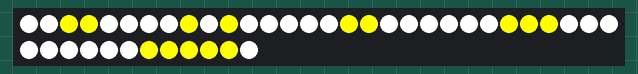
Simulated run of this sketch. Board: Arduino Uno, built with avr-gcc and run on an emulated ATmega328P. On the bench: 42 RGB LEDs in strip order, left to right, continuing on the next row.

Above: at 0.1 s.
At 1.3 s:
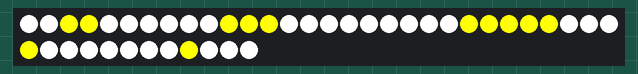
At 3.1 s:
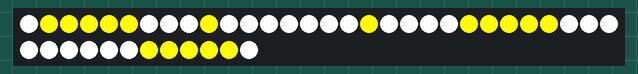
At 6.1 s:
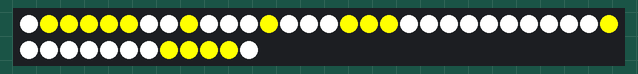
At 9.1 s:
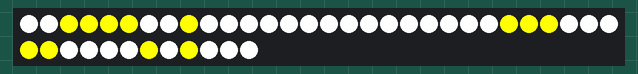
At 12.1 s:
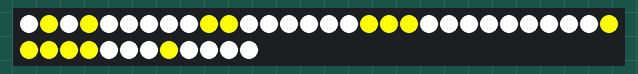

Measured:
- by itself, everything shown: repeats every 11.4 s, in 19 steps
- what the display in image 1 shows lasts 0.6 s, from 1.2 s to 1.8 s

The sketch:

ScrollingNameTest.ino
```cpp
// FastLED-3.2.0 - Version: Latest
#include <FastLED.h>
#include <avr/pgmspace.h>

#define numLED 42
#define PIN 12

CRGB LEDs[numLED];

//Displays the name Andy on a 6 x 7 fiber optic thing

const long name[] PROGMEM =
{0xffffff,0xffffff,0xffffff,0xffff00,0xffff00,0xffff00,0xffffff,0xffffff,0xffffff,0xffff00,0xffff00,0xffffff,0xffffff,0xffffff,0xffffff,0xffff00,0xffffff,0xffff00,0xffffff,0xffffff,0xffffff,0xffffff,0xffffff,0xffff00,0xffff00,0xffffff,0xffffff,0xffffff,0xffffff,0xffffff,0xffffff,0xffff00,0xffff00,0xffff00,0xffffff,0xffffff,0xffffff,0xffffff,0xffffff,0xffffff,0xffffff,0xffffff,0xffffff,0xffff00,0xffff00,0xffff00,0xffff00,0xffff00,0xffffff,0xffffff,0xffffff,0xffff00,0xffffff,0xffffff,0xffffff,0xffffff,0xffffff,0xffffff,0xffffff,0xffff00,0xffffff,0xffffff,0xffffff,0xffffff,0xffff00,0xffff00,0xffff00,0xffff00,0xffff00,0xffffff,0xffffff,0xffffff,0xffffff,0xffffff,0xffffff,0xffffff,0xffffff,0xffffff,0xffff00,0xffff00,0xffff00,0xffff00,0xffff00,0xffffff,0xffffff,0xffff00,0xffffff,0xffffff,0xffffff,0xffff00,0xffffff,0xffffff,0xffffff,0xffff00,0xffff00,0xffff00,0xffffff,0xffffff,0xffffff,0xffffff,0xffffff,0xffffff,0xffffff,0xffffff,0xffffff,0xffffff,0xffff00,0xffffff,0xffffff,0xffffff,0xffffff,0xffffff,0xffffff,0xffffff,0xffff00,0xffff00,0xffff00,0xffff00,0xffffff,0xffffff,0xffff00,0xffffff,0xffffff,0xffffff,0xffffff,0xffffff,0xffffff,0xffffff,0xffffff,0xffffff,0xffffff,0xffffff,0xffffff,
};

int searchArr[numLED];

void setup()
{
  FastLED.addLeds<NEOPIXEL, PIN>(LEDs, numLED);
  //FastLED.addLeds<WS2812B, PIN, 0xFFFFFF>(LEDs, numLED);
  FastLED.setBrightness(255);
  for(int i = 0; i < numLED; i++)
  {
    searchArr[i] = i;
  }
}

void loop()
{
  for(int i = 0; i < numLED; i++)
  {
    searchArr[i] = (searchArr[i] + 7) % 133;
    LEDs[i] = pgm_read_dword(&(name[searchArr[i]]));
  }
  FastLED.show();
  delay(600);
}
```
